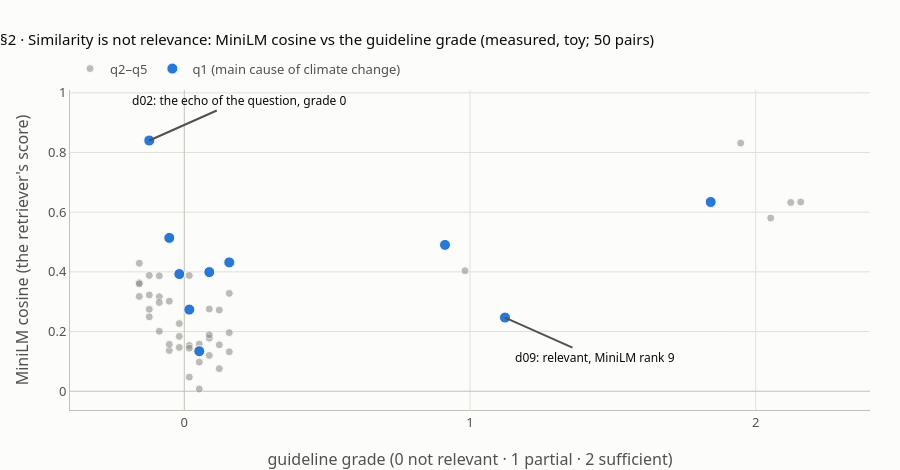

Notebook source saved alongside this figure:
### Markdown cell above
## 2 · Two retrievers score it; similarity is not relevance

**What this verifies** (lesson step 2, `#similar`; facts S5, S6, S7). Two retrievers score q1 against every document:
- **word overlap through the index** (how many distinct query words the document contains): d02 **5**, d01 **3**, d08 **2**; no other document shares a word;
- **MiniLM cosine** (local embedding model, 384 numbers per text): d02 **0.8402**, d01 **0.6342**, …; d09, which the guideline marks relevant, sits at **rank 9** (0.2469).

Both put **d02** first. d02 repeats the question word for word and answers nothing (grade 0). A retriever computes **one score per (query, document) pair**: 5 queries × 10 documents = 50 scores. It never compares documents with each other, and no "similarity matrix" of all chunks is involved.

**The chart** puts every one of the 50 pairs on two axes: the MiniLM cosine (what the retriever sees) and the guideline grade (what a person judged). q1's ten pairs are blue. If similarity were relevance, the dots would climb from left to right. They do not: the highest cosine of q1 has grade 0.

### Code cell
check("§2 overlap scores from the index, q1 (S5)", [list(p) for p in LEX_SCORED["q1"]], [["d02", 5], ["d01", 3], ["d08", 2]])
check("§2 overlap rankings, all queries (S5)", {q: [list(p) for p in LEX_SCORED[q]] for q in qids},
      {"q1": [["d02", 5], ["d01", 3], ["d08", 2]], "q2": [["d04", 2]], "q3": [],
       "q4": [["d06", 1], ["d09", 1]], "q5": [["d10", 3], ["d02", 1], ["d03", 1]]})

if MINILM_OK:
    for q in qids:
        print(f"   MiniLM {q}: " + ", ".join(f"{d} {s:.4f}" for d, s in DENSE_SCORED[q]))
    check("§2 MiniLM q1 ranking with cosines (S6)", [list(p) for p in DENSE_SCORED["q1"]],
          [["d02", 0.8402], ["d01", 0.6342], ["d04", 0.5139], ["d03", 0.4904], ["d10", 0.4318],
           ["d08", 0.3992], ["d05", 0.3927], ["d06", 0.2736], ["d09", 0.2469], ["d07", 0.1341]], tol=5e-5)
    check("§2 MiniLM q1: rank of the relevant d09 (S6)", DENSE["q1"].index("d09") + 1, 9)
    check("§2 MiniLM top 2 for q2, q3; top 1 for q4, q5 (S6)",
          [[list(p) for p in DENSE_SCORED["q2"][:2]], [list(p) for p in DENSE_SCORED["q3"][:2]],
           list(DENSE_SCORED["q4"][0]), list(DENSE_SCORED["q5"][0])],
          [[["d04", 0.8316], ["d05", 0.4038]], [["d07", 0.5804], ["d01", 0.3598]], ["d09", 0.6326], ["d10", 0.6342]],
          tol=5e-5)
    check("§2 embedding dim; every vector has length 1 (S6)",
          [D_EMB.shape[1], bool(np.allclose(np.linalg.norm(D_EMB, axis=1), 1, atol=1e-5))], [384, True])
    check("§2 one score per (query, document) pair: queries x docs = pairs (S1)",
          [COS.shape[0], COS.shape[1], COS.size], [5, 10, 50])
    check("§2 both retrievers put d02 first for q1, and d02's grade is 0 (S5, S6, S7)",
          [LEX["q1"][0], DENSE["q1"][0], GRADE[("q1", "d02")]], ["d02", "d02", 0])

    # chart: cosine vs grade, all 50 pairs (q1 in blue)
    fig = go.Figure()
    for is_q1 in (False, True):
        xs, ys, hov = [], [], []
        for i, q in enumerate(qids):
            if (q == "q1") != is_q1:
                continue
            for j, d in enumerate(dids):
                g = GRADE.get((q, d), 0)
                xs.append(round(g + (j - 4.5) * 0.035, 4))   # a small fixed sideways spread so dots do not overlap
                ys.append(round(float(COS[i, j]), 4))
                hov.append(f"{q} · {d} (MiniLM rank {DENSE[q].index(d) + 1})<br>{DOCS[d][:70]}")
        fig.add_scatter(x=xs, y=ys, mode="markers", name="q1 (main cause of climate change)" if is_q1 else "q2–q5",
                        marker=dict(size=11 if is_q1 else 8, color=BLUE if is_q1 else MUTED,
                                    opacity=1 if is_q1 else 0.55, line=dict(width=1, color=SURFACE)),
                        customdata=hov, hovertemplate="%{customdata}<br>cosine %{y:.4f}<extra></extra>")
    for d, txt, ay in (("d02", "d02: the echo of the question, grade 0", -40), ("d09", "d09: relevant, MiniLM rank 9", 40)):
        j = dids.index(d)
        fig.add_annotation(x=GRADE.get(("q1", d), 0) + (j - 4.5) * 0.035, y=float(COS[0, j]), text=txt,
                           showarrow=True, arrowhead=0, arrowcolor=INK2, ax=90, ay=ay, font=dict(size=12, color=INK))
    fig.update_layout(height=470, title="§2 · Similarity is not relevance: MiniLM cosine vs the guideline grade "
                                        "(measured, toy; 50 pairs)",
                      xaxis=dict(title="guideline grade (0 not relevant · 1 partial · 2 sufficient)",
                                 tickvals=[0, 1, 2], range=[-0.4, 2.4]),
                      yaxis=dict(title="MiniLM cosine (the retriever's score)"))
    fig.show()
else:
    skip("§2 MiniLM checks and chart", "MiniLM did not load")

### Figure 1 — Plotly figure (JSON) as saved in the notebook; plotly's stock layout.template omitted (floating-point values rounded to 4 significant figures)
{"data": [{"customdata": ["q2 · d01 (MiniLM rank 4)<br>Burning coal, oil and gas releases carbon dioxide, the main cause of r", "q2 · d02 (MiniLM rank 3)<br>What is the main cause of climate change? Students often ask this ques", "q2 · d03 (MiniLM rank 6)<br>Greenhouse gases trap heat in the atmosphere like a blanket around the", "q2 · d04 (MiniLM rank 1)<br>Sea levels are rising because warmer ocean water expands and glaciers ", "q2 · d05 (MiniLM rank 2)<br>Melting ice sheets in Greenland and Antarctica add water to the oceans", "q2 · d06 (MiniLM rank 8)<br>Forests absorb carbon dioxide from the air as trees grow.", "q2 · d07 (MiniLM rank 10)<br>Solar panels and wind turbines generate electricity without burning fu", "q2 · d08 (MiniLM rank 7)<br>Climate change news, climate change videos, climate change quiz: subsc", "q2 · d09 (MiniLM rank 9)<br>Cattle and rice paddies release methane, a powerful greenhouse gas.", "q2 · d10 (MiniLM rank 5)<br>Heat waves are becoming longer and more frequent in many regions.", "q3 · d01 (MiniLM rank 2)<br>Burning coal, oil and gas releases carbon dioxide, the main cause of r", "q3 · d02 (MiniLM rank 5)<br>What is the main cause of climate change? Students often ask this ques", "q3 · d03 (MiniLM rank 3)<br>Greenhouse gases trap heat in the atmosphere like a blanket around the", "q3 · d04 (MiniLM rank 10)<br>Sea levels are rising because warmer ocean water expands and glaciers ", "q3 · d05 (MiniLM rank 8)<br>Melting ice sheets in Greenland and Antarctica add water to the oceans", "q3 · d06 (MiniLM rank 9)<br>Forests absorb carbon dioxide from the air as trees grow.", "q3 · d07 (MiniLM rank 1)<br>Solar panels and wind turbines generate electricity without burning fu", "q3 · d08 (MiniLM rank 4)<br>Climate change news, climate change videos, climate change quiz: subsc", "q3 · d09 (MiniLM rank 6)<br>Cattle and rice paddies release methane, a powerful greenhouse gas.", "q3 · d10 (MiniLM rank 7)<br>Heat waves are becoming longer and more frequent in many regions.", "q4 · d01 (MiniLM rank 2)<br>Burning coal, oil and gas releases carbon dioxide, the main cause of r", "q4 · d02 (MiniLM rank 5)<br>What is the main cause of climate change? Students often ask this ques", "q4 · d03 (MiniLM rank 4)<br>Greenhouse gases trap heat in the atmosphere like a blanket around the", "q4 · d04 (MiniLM rank 8)<br>Sea levels are rising because warmer ocean water expands and glaciers ", "q4 · d05 (MiniLM rank 6)<br>Melting ice sheets in Greenland and Antarctica add water to the oceans", "q4 · d06 (MiniLM rank 3)<br>Forests absorb carbon dioxide from the air as trees grow.", "q4 · d07 (MiniLM rank 7)<br>Solar panels and wind turbines generate electricity without burning fu", "q4 · d08 (MiniLM rank 10)<br>Climate change news, climate change videos, climate change quiz: subsc", "q4 · d09 (MiniLM rank 1)<br>Cattle and rice paddies release methane, a powerful greenhouse gas.", "q4 · d10 (MiniLM rank 9)<br>Heat waves are becoming longer and more frequent in many regions.", "q5 · d01 (MiniLM rank 3)<br>Burning coal, oil and gas releases carbon dioxide, the main cause of r", "q5 · d02 (MiniLM rank 2)<br>What is the main cause of climate change? Students often ask this ques", "q5 · d03 (MiniLM rank 5)<br>Greenhouse gases trap heat in the atmosphere like a blanket around the", "q5 · d04 (MiniLM rank 4)<br>Sea levels are rising because warmer ocean water expands and glaciers ", "q5 · d05 (MiniLM rank 8)<br>Melting ice sheets in Greenland and Antarctica add water to the oceans", "q5 · d06 (MiniLM rank 10)<br>Forests absorb carbon dioxide from the air as trees grow.", "q5 · d07 (MiniLM rank 9)<br>Solar panels and wind turbines generate electricity without burning fu", "q5 · d08 (MiniLM rank 6)<br>Climate change news, climate change videos, climate change quiz: subsc", "q5 · d09 (MiniLM rank 7)<br>Cattle and rice paddies release methane, a powerful greenhouse gas.", "q5 · d10 (MiniLM rank 1)<br>Heat waves are becoming longer and more frequent in many regions."], "hovertemplate": "%{customdata}<br>cosine %{y:.4f}<extra></extra>", "marker": {"color": "#898781", "line": {"color": "#fcfcfb", "width": 1}, "opacity": 0.55, "size": 8}, "mode": "markers", "name": "q2–q5", "x": [-0.1575, -0.1225, -0.0875, 1.948, 0.9825, 0.0175, 0.0525, 0.0875, 0.1225, 0.1575, -0.1575, -0.1225, -0.0875, -0.0525, -0.0175, 0.0175, 2.053, 0.0875, 0.1225, 0.1575, -0.1575, -0.1225, -0.0875, -0.0525, -0.0175, 0.0175, 0.0525, 0.0875, 2.123, 0.1575, -0.1575, -0.1225, -0.0875, -0.0525, -0.0175, 0.0175, 0.0525, 0.0875, 0.1225, 2.158], "y": [0.3635, 0.3881, 0.2009, 0.8316, 0.4038, 0.1534, 0.0075, 0.1779, 0.0757, 0.328, 0.3598, 0.2744, 0.3167, 0.1367, 0.1838, 0.1442, 0.5804, 0.2756, 0.2721, 0.1964, 0.429, 0.2493, 0.3868, 0.1571, 0.2268, 0.3877, 0.1579, 0.12, 0.6326, 0.1322, 0.3178, 0.3226, 0.2975, 0.3018, 0.1468, 0.0473, 0.0977, 0.1891, 0.1554, 0.6342], "type": "scatter"}, {"customdata": ["q1 · d01 (MiniLM rank 2)<br>Burning coal, oil and gas releases carbon dioxide, the main cause of r", "q1 · d02 (MiniLM rank 1)<br>What is the main cause of climate change? Students often ask this ques", "q1 · d03 (MiniLM rank 4)<br>Greenhouse gases trap heat in the atmosphere like a blanket around the", "q1 · d04 (MiniLM rank 3)<br>Sea levels are rising because warmer ocean water expands and glaciers ", "q1 · d05 (MiniLM rank 7)<br>Melting ice sheets in Greenland and Antarctica add water to the oceans", "q1 · d06 (MiniLM rank 8)<br>Forests absorb carbon dioxide from the air as trees grow.", "q1 · d07 (MiniLM rank 10)<br>Solar panels and wind turbines generate electricity without burning fu", "q1 · d08 (MiniLM rank 6)<br>Climate change news, climate change videos, climate change quiz: subsc", "q1 · d09 (MiniLM rank 9)<br>Cattle and rice paddies release methane, a powerful greenhouse gas.", "q1 · d10 (MiniLM rank 5)<br>Heat waves are becoming longer and more frequent in many regions."], "hovertemplate": "%{customdata}<br>cosine %{y:.4f}<extra></extra>", "marker": {"color": "#2a78d6", "line": {"color": "#fcfcfb", "width": 1}, "opacity": 1, "size": 11}, "mode": "markers", "name": "q1 (main cause of climate change)", "x": [1.843, -0.1225, 0.9125, -0.0525, -0.0175, 0.0175, 0.0525, 0.0875, 1.123, 0.1575], "y": [0.6342, 0.8402, 0.4904, 0.5139, 0.3927, 0.2736, 0.1341, 0.3992, 0.2469, 0.4318], "type": "scatter"}], "layout": {"annotations": [{"arrowcolor": "#52514e", "arrowhead": 0, "ax": 90, "ay": -40, "font": {"color": "#0b0b0b", "size": 12}, "showarrow": true, "text": "d02: the echo of the question, grade 0", "x": -0.1225, "y": 0.8402}, {"arrowcolor": "#52514e", "arrowhead": 0, "ax": 90, "ay": 40, "font": {"color": "#0b0b0b", "size": 12}, "showarrow": true, "text": "d09: relevant, MiniLM rank 9", "x": 1.123, "y": 0.2469}], "xaxis": {"title": {"text": "guideline grade (0 not relevant · 1 partial · 2 sufficient)"}, "tickvals": [0, 1, 2], "range": [-0.4, 2.4]}, "height": 470, "title": {"text": "§2 · Similarity is not relevance: MiniLM cosine vs the guideline grade (measured, toy; 50 pairs)"}, "yaxis": {"title": {"text": "MiniLM cosine (the retriever's score)"}}}}
